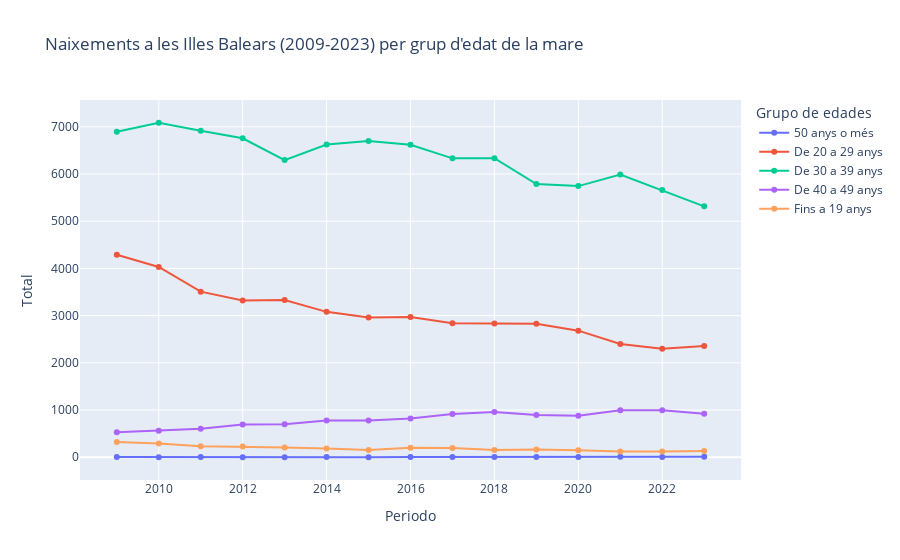

Notebook code for this chart:
### Code cell
baleares = data[(data['Nacional y Comunidades autónomas'] == '04 Balears, Illes') 
                & (data['Edad de la madre'].notna()) 
                & (data['Periodo'].between(2009,2023)) 
                & (data['Edad de la madre'] != 'Todas las edades') 
                & (data['Orden del nacido vivo'] == 'Todos')].copy()
baleares['Grupo de edades'] = baleares['Edad de la madre'].apply(categorizar_edad)
baleares_filtrados = baleares.groupby(['Periodo','Grupo de edades'])['Total'].sum().reset_index()

px.line(baleares_filtrados, x='Periodo', y='Total', color='Grupo de edades',title='Naixements a les Illes Balears (2009-2023) per grup d\'edat de la mare', markers=True)

### Figure 1 — Plotly figure (JSON) as saved in the notebook; plotly's stock layout.template omitted (floating-point values rounded to 4 significant figures)
{"data": [{"hovertemplate": "Grupo de edades=50 anys o més<br>Periodo=%{x}<br>Total=%{y}<extra></extra>", "legendgroup": "50 anys o més", "line": {"color": "#636efa", "dash": "solid"}, "marker": {"symbol": "circle"}, "mode": "lines+markers", "name": "50 anys o més", "orientation": "v", "showlegend": true, "type": "scatter", "x": [2009, 2010, 2011, 2012, 2013, 2014, 2015, 2016, 2017, 2018, 2019, 2020, 2021, 2022, 2023], "xaxis": "x", "y": [5, 2, 3, 1, 0, 4, 0, 3, 4, 5, 7, 3, 8, 4, 9], "yaxis": "y"}, {"hovertemplate": "Grupo de edades=De 20 a 29 anys<br>Periodo=%{x}<br>Total=%{y}<extra></extra>", "legendgroup": "De 20 a 29 anys", "line": {"color": "#EF553B", "dash": "solid"}, "marker": {"symbol": "circle"}, "mode": "lines+markers", "name": "De 20 a 29 anys", "orientation": "v", "showlegend": true, "type": "scatter", "x": [2009, 2010, 2011, 2012, 2013, 2014, 2015, 2016, 2017, 2018, 2019, 2020, 2021, 2022, 2023], "xaxis": "x", "y": [4288, 4030, 3508, 3323, 3330, 3080, 2961, 2972, 2840, 2831, 2828, 2682, 2401, 2297, 2358], "yaxis": "y"}, {"hovertemplate": "Grupo de edades=De 30 a 39 anys<br>Periodo=%{x}<br>Total=%{y}<extra></extra>", "legendgroup": "De 30 a 39 anys", "line": {"color": "#00cc96", "dash": "solid"}, "marker": {"symbol": "circle"}, "mode": "lines+markers", "name": "De 30 a 39 anys", "orientation": "v", "showlegend": true, "type": "scatter", "x": [2009, 2010, 2011, 2012, 2013, 2014, 2015, 2016, 2017, 2018, 2019, 2020, 2021, 2022, 2023], "xaxis": "x", "y": [6896, 7086, 6916, 6757, 6295, 6626, 6702, 6620, 6332, 6335, 5786, 5744, 5990, 5659, 5315], "yaxis": "y"}, {"hovertemplate": "Grupo de edades=De 40 a 49 anys<br>Periodo=%{x}<br>Total=%{y}<extra></extra>", "legendgroup": "De 40 a 49 anys", "line": {"color": "#ab63fa", "dash": "solid"}, "marker": {"symbol": "circle"}, "mode": "lines+markers", "name": "De 40 a 49 anys", "orientation": "v", "showlegend": true, "type": "scatter", "x": [2009, 2010, 2011, 2012, 2013, 2014, 2015, 2016, 2017, 2018, 2019, 2020, 2021, 2022, 2023], "xaxis": "x", "y": [530, 559, 603, 695, 699, 776, 779, 820, 914, 960, 896, 878, 997, 998, 923], "yaxis": "y"}, {"hovertemplate": "Grupo de edades=Fins a 19 anys<br>Periodo=%{x}<br>Total=%{y}<extra></extra>", "legendgroup": "Fins a 19 anys", "line": {"color": "#FFA15A", "dash": "solid"}, "marker": {"symbol": "circle"}, "mode": "lines+markers", "name": "Fins a 19 anys", "orientation": "v", "showlegend": true, "type": "scatter", "x": [2009, 2010, 2011, 2012, 2013, 2014, 2015, 2016, 2017, 2018, 2019, 2020, 2021, 2022, 2023], "xaxis": "x", "y": [325, 290, 235, 226, 208, 187, 155, 201, 198, 154, 164, 148, 124, 121, 133], "yaxis": "y"}], "layout": {"legend": {"title": {"text": "Grupo de edades"}, "tracegroupgap": 0}, "title": {"text": "Naixements a les Illes Balears (2009-2023) per grup d'edat de la mare"}, "xaxis": {"anchor": "y", "domain": [0, 1], "title": {"text": "Periodo"}}, "yaxis": {"anchor": "x", "domain": [0, 1], "title": {"text": "Total"}}}}
